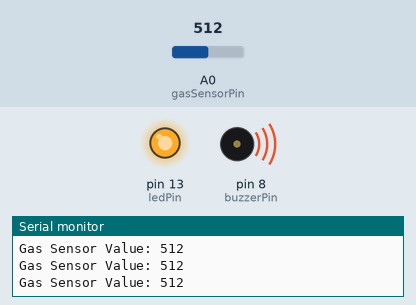
This sketch was run on a simulated Arduino Uno, built with avr-gcc and run on an emulated ATmega328P. On the bench: output pins drawn as LEDs (lit = HIGH), buzzer (waves = sounding), the last lines printed to the serial monitor. The inputs (shaded band) are chosen by the test bench; at power-on: A0 (gasSensorPin) = 512.

Above: at 1.2 s.
1.3 s: A0 (gasSensorPin) set to 409
2.8 s: A0 (gasSensorPin) set to 393
At 3.8 s:
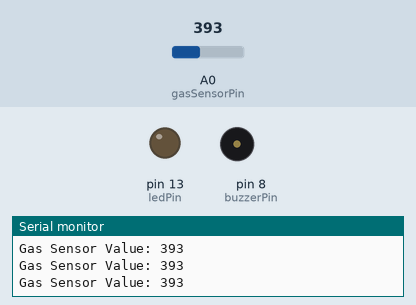
4.3 s: A0 (gasSensorPin) set to 410
At 5.1 s:
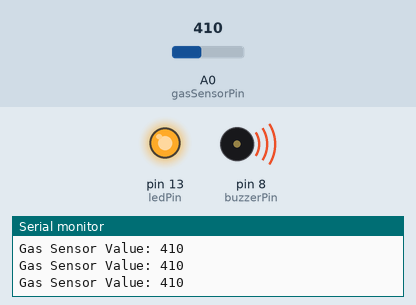
5.9 s: A0 (gasSensorPin) set to 390
At 6.5 s:
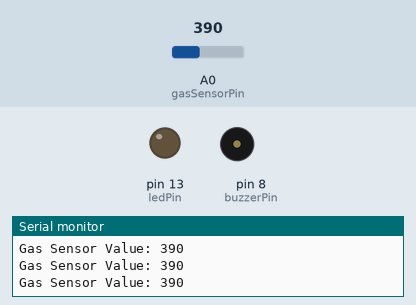
Timing chart, 0 to 8.5 s (numbered marks = the images above; inputs shaded):
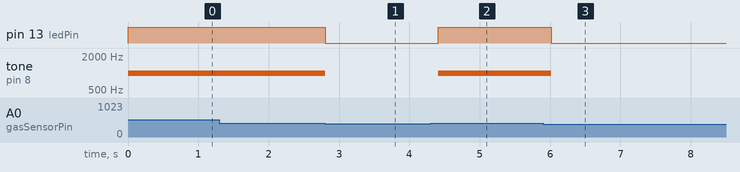

The sketch:

Gas_Sensor_Alarm.ino
```cpp
// Project 36: Gas Sensor Alarm
// Detects combustible gases with an MQ-2 sensor and sounds an alarm.

int gasSensorPin = A0;
int buzzerPin = 8;
int ledPin = 13;
int threshold = 400; // Adjust this threshold based on your sensor's readings in clean air

void setup() {
  Serial.begin(9600);
  pinMode(buzzerPin, OUTPUT);
  pinMode(ledPin, OUTPUT);
}

void loop() {
  int sensorValue = analogRead(gasSensorPin);
  Serial.print("Gas Sensor Value: ");
  Serial.println(sensorValue);

  if (sensorValue > threshold) {
    tone(buzzerPin, 1000); // Sound the buzzer
    digitalWrite(ledPin, HIGH); // Turn on the LED
  } else {
    noTone(buzzerPin);
    digitalWrite(ledPin, LOW);
  }
  delay(200);
}
```

Measured:
- the behaviour switches between 401 and 400 on A0 (gasSensorPin) (found by bisection; images 0 and 1)
- after the input at 2.8 s, pin 13 (ledPin): HIGH → LOW at once; tone on pin 8 (buzzerPin): 1000 Hz → silent at once
- after the input at 4.3 s, pin 13 (ledPin): LOW → HIGH after 0.11 s; tone on pin 8 (buzzerPin): silent → 1000 Hz after 0.11 s
- after the input at 5.9 s, pin 13 (ledPin): HIGH → LOW after 0.11 s; tone on pin 8 (buzzerPin): 1000 Hz → silent after 0.11 s
